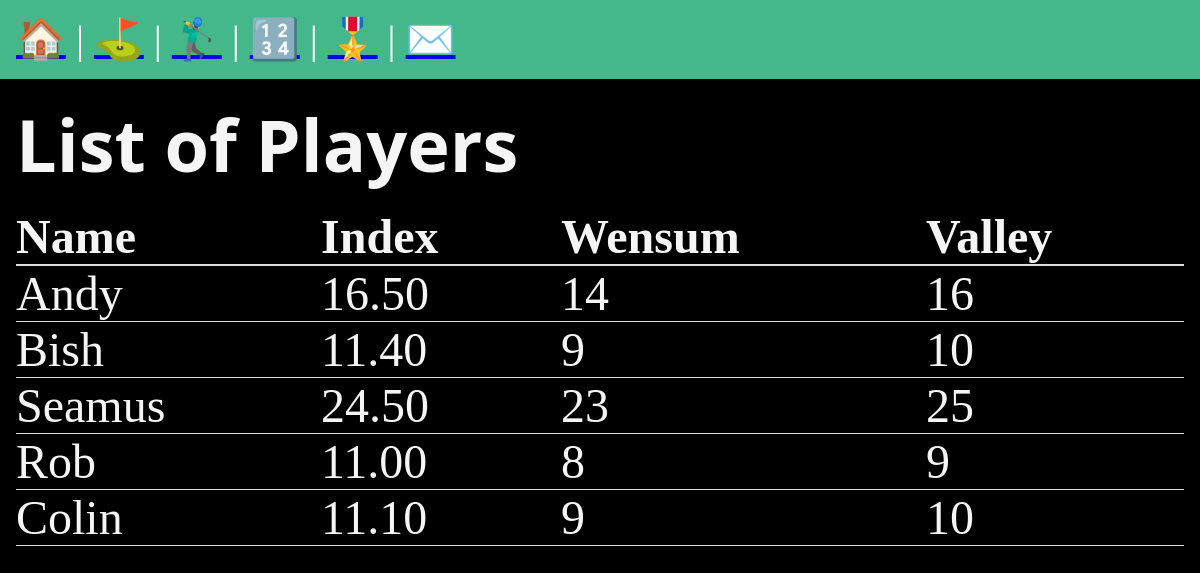
/players/player_list.html, run on the app's committed database.
### players/models.py (models this page shows, shortened)
class Player(models.Model):
    name = models.CharField(max_length=100)
    handicap_index = models.DecimalField(max_digits=5, decimal_places=2)
    wensum_handicap = models.DecimalField(max_digits=5, decimal_places=0, null=True, blank=True)
    valley_handicap = models.DecimalField(max_digits=5, decimal_places=0, null=True, blank=True)

### players/views.py (the view)
# urls.py: path('player_list.html', views.player_list, name="player_list"),
def player_list(request):
    players = Player.objects.all()
    return render(request, 'players/player_list.html', { 'players' : players})

### players/templates/players/player_list.html (shortened to what this page needs)
{% extends 'layout.html' %}
{% block content %}
<section>
    <h1>List of Players</h1>
    <table style="width: 100%; border-collapse: collapse; text-align: left;">
        <thead>
            <tr style="background-color: black; border-bottom: 2px solid #ddd;">
                <th>Name</th>
                <th>Index</th>
                <th>Wensum</th>
                <th>Valley</th>
            </tr>
        </thead>
        <tbody>
            {% for player in players %}
            <tr style="border-bottom: 1px solid #ddd;">
                <td>{{ player.name }}</td>
                <td>{{ player.handicap_index }}</td>
                <td>{{ player.wensum_handicap }}</td>
                <td>{{ player.valley_handicap }}</td>
            </tr>
            {% endfor %}
        </tbody>
    </table>
</section>
{% endblock %}

### static/css/style.css (style rules this page uses)
* { margin: 0; padding: 0; box-sizing: border-box; }
body { min-height: 100vh; background-color: black; color: whitesmoke; font-size: 3rem; }
section { display: flex; flex-flow: column; gap: 1rem; }

### data on the page
Player: name "Andy", handicap_index "16.50", wensum_handicap "14", valley_handicap "16"
Player: name "Bish", handicap_index "11.40", wensum_handicap "9", valley_handicap "10"
Player: name "Seamus", handicap_index "24.50", wensum_handicap "23", valley_handicap "25"
Player: name "Rob", handicap_index "11.00", wensum_handicap "8", valley_handicap "9"
Player: name "Colin", handicap_index "11.10", wensum_handicap "9", valley_handicap "10"
